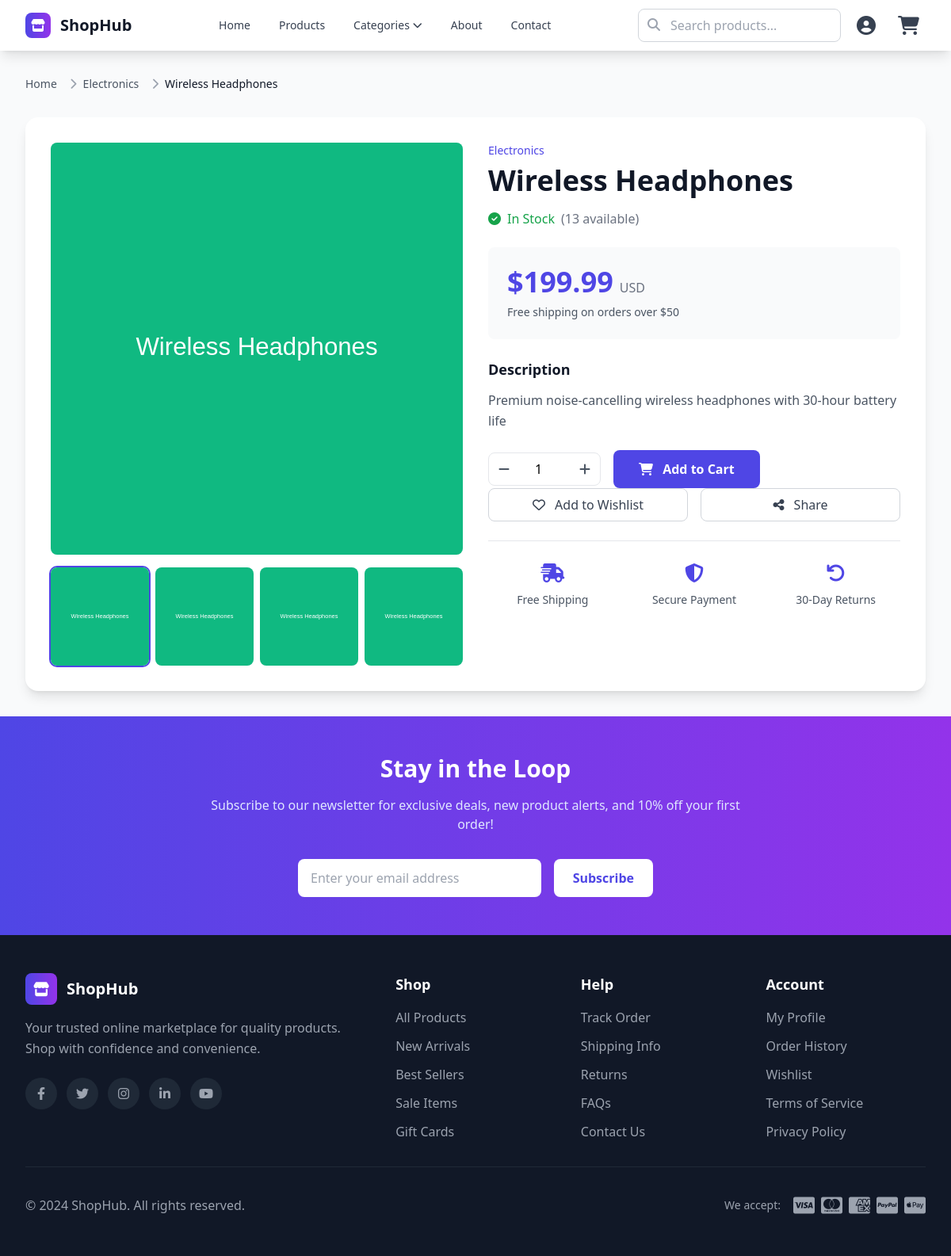
Page /product/wireless-headphones/ on the committed database.
### store/models.py (models this page shows, shortened)
class Product(models.Model):
    category = models.ForeignKey(Category, on_delete=models.CASCADE, related_name='products')
    name = models.CharField(max_length=200)
    slug = models.SlugField(max_length=200, unique=True)
    description = models.TextField()
    price = models.DecimalField(max_digits=10, decimal_places=2)
    image = models.ImageField(upload_to='products/', blank=True, null=True)
    stock = models.PositiveIntegerField(default=0)
    available = models.BooleanField(default=True)
    created_at = models.DateTimeField(auto_now_add=True)
    updated_at = models.DateTimeField(auto_now=True)
    class Meta:
        ordering = ['-created_at']

class Category(models.Model):
    name = models.CharField(max_length=100, unique=True)
    slug = models.SlugField(max_length=100, unique=True)
    description = models.TextField(blank=True)
    created_at = models.DateTimeField(auto_now_add=True)
    updated_at = models.DateTimeField(auto_now=True)
    class Meta:
        verbose_name_plural = "Categories"
        ordering = ['name']

### store/views.py (the view)
# urls.py: path('product/<slug:product_slug>/', views.product_detail, name='product_detail'),
def product_detail(request, product_slug):
    product = get_object_or_404(Product, slug=product_slug, available=True)
    related_products = Product.objects.filter(
        category=product.category,
        available=True
    ).exclude(id=product.id)[:4]
    context = {
        'product': product,
        'related_products': related_products,
    }
    return render(request, 'store/product_detail.html', context)

### store/context_processors.py (called while the page is built)
def cart_count(request):
    cart = request.session.get('cart', {})
    if not isinstance(cart, dict):
        cart = {}
    cart_count = 0
    for item in cart.values():
        cart_count += item.get('quantity', 0)
    return {'cart_count': cart_count}

### templates/store/product_detail.html (shortened to what this page needs)
{% extends "base.html" %}
{% block content %}
<nav class="mb-8">
    <ol class="flex items-center space-x-2 text-sm text-gray-600">
        <li><a href="{% url 'store:home' %}" class="hover:text-indigo-600 transition-colors">Home</a></li>
        <li class="flex items-center">
            <i class="fas fa-chevron-right mx-2 text-gray-400"></i>
            <a href="{% url 'store:category_products' product.category.slug %}" class="hover:text-indigo-600 transition-colors">
                {{ product.category.name }}
            </a>
        </li>
        <li class="flex items-center">
            <i class="fas fa-chevron-right mx-2 text-gray-400"></i>
            <span class="text-gray-900 font-medium">{{ product.name }}</span>
        </li>
    </ol>
</nav>
<div class="bg-white rounded-2xl shadow-lg overflow-hidden">
    <div class="grid grid-cols-1 lg:grid-cols-2 gap-8 p-8">
        <div class="space-y-4">
            <div class="aspect-square bg-gray-100 rounded-lg overflow-hidden">
                {% if product.image %}
                    <img src="{{ product.image.url }}"
                         alt="{{ product.name }}"
                         class="w-full h-full object-cover">
                {% else %}
                    <div class="w-full h-full flex items-center justify-center bg-gray-200">
                        <i class="fas fa-image text-gray-400 text-6xl"></i>
                    </div>
                {% endif %}
            </div>
            <div class="grid grid-cols-4 gap-2">
                <div class="aspect-square bg-gray-100 rounded-lg overflow-hidden cursor-pointer ring-2 ring-indigo-600">
                    {% if product.image %}
                        <img src="{{ product.image.url }}" alt="{{ product.name }}" class="w-full h-full object-cover">
                    {% else %}
                        <div class="w-full h-full flex items-center justify-center bg-gray-200">
                            <i class="fas fa-image text-gray-400 text-2xl"></i>
                        </div>
                    {% endif %}
                </div>
                <div class="aspect-square bg-gray-100 rounded-lg overflow-hidden cursor-pointer hover:ring-2 hover:ring-indigo-600">
                    {% if product.image %}
                        <img src="{{ product.image.url }}" alt="{{ product.name }}" class="w-full h-full object-cover">
                    {% else %}
                        <div class="w-full h-full flex items-center justify-center bg-gray-200">
                            <i class="fas fa-image text-gray-400 text-2xl"></i>
                        </div>
                    {% endif %}
                </div>
                <div class="aspect-square bg-gray-100 rounded-lg overflow-hidden cursor-pointer hover:ring-2 hover:ring-indigo-600">
                    {% if product.image %}
                        <img src="{{ product.image.url }}" alt="{{ product.name }}" class="w-full h-full object-cover">
                    {% else %}
                        <div class="w-full h-full flex items-center justify-center bg-gray-200">
                            <i class="fas fa-image text-gray-400 text-2xl"></i>
                        </div>
                    {% endif %}
                </div>
                <div class="aspect-square bg-gray-100 rounded-lg overflow-hidden cursor-pointer hover:ring-2 hover:ring-indigo-600">
                    {% if product.image %}
                        <img src="{{ product.image.url }}" alt="{{ product.name }}" class="w-full h-full object-cover">
                    {% else %}
                        <div class="w-full h-full flex items-center justify-center bg-gray-200">
                            <i class="fas fa-image text-gray-400 text-2xl"></i>
                        </div>
                    {% endif %}
                </div>
            </div>
        </div>
        <div class="space-y-6">
            <div>
                <div class="text-sm text-indigo-600 font-medium mb-2">
                    {{ product.category.name }}
                </div>
                <h1 class="text-3xl lg:text-4xl font-bold text-gray-900 mb-4">
                    {{ product.name }}
                </h1>
                <div class="flex items-center space-x-4 mb-4">
                    {% if product.available %}
                        {% if product.stock > 0 %}
                            <div class="flex items-center text-green-600">
                                <i class="fas fa-check-circle mr-2"></i>
                                <span class="font-medium">In Stock</span>
                                <span class="text-gray-500 ml-2">({{ product.stock }} available)</span>
                            </div>
                        {% else %}
                            <div class="flex items-center text-orange-600">
                                <i class="fas fa-clock mr-2"></i>
                                <span class="font-medium">Made to Order</span>
                            </div>
                        {% endif %}
                    {% else %}
                        <div class="flex items-center text-red-600">
                            <i class="fas fa-times-circle mr-2"></i>
                            <span class="font-medium">Out of Stock</span>
                        </div>
                    {% endif %}
                </div>
            </div>
            <div class="bg-gray-50 rounded-lg p-6">
                <div class="flex items-baseline space-x-2">
                    <span class="text-4xl font-bold text-indigo-600">${{ product.price }}</span>
                    <span class="text-gray-500">USD</span>
                </div>
                <div class="mt-2 text-sm text-gray-600">
                    Free shipping on orders over $50
                </div>
            </div>
            <div>
                <h3 class="text-lg font-semibold text-gray-900 mb-3">Description</h3>
                <div class="text-gray-600 leading-relaxed">
                    {{ product.description|linebreaks }}
                </div>
            </div>
            <div>
                {% if product.available and product.stock > 0 %}
                    <form action="{% url 'store:add_to_cart' product.slug %}" method="post" class="space-y-4">
                        <div class="flex items-center space-x-4">
                            <div class="flex items-center border rounded-lg">
                                <button type="button" class="px-3 py-2 text-gray-600 hover:bg-gray-100" onclick="this.parentNode.querySelector('input').stepDown()">
                                    <i class="fas fa-minus"></i>
                                </button>
                                <input type="number" name="quantity" value="1" min="1" max="{{ product.stock }}"
                                       class="w-16 text-center border-0 focus:ring-0">
                                <button type="button" class="px-3 py-2 text-gray-600 hover:bg-gray-100" onclick="this.parentNode.querySelector('input').stepUp()">
                                    <i class="fas fa-plus"></i>
                                </button>
                            </div>
                            <button type="submit" class="bg-indigo-600 text-white py-3 px-8 rounded-lg font-semibold hover:bg-indigo-700 transition-colors">
                                <i class="fas fa-shopping-cart mr-2"></i> Add to Cart
                            </button>
                        </div>
                    </form>
                {% endif %}
                <div class="flex space-x-4">
                    <button onclick="toggleWishlist({{ product.id }})" id="wishlist-btn-{{ product.id }}"
                            class="flex-1 border border-gray-300 text-gray-700 py-2 px-4 rounded-lg hover:bg-gray-50 transition-colors">
                        <i class="far fa-heart mr-2"></i>
                        <span id="wishlist-text-{{ product.id }}">Add to Wishlist</span>
                    </button>
                    <button onclick="shareProduct('{{ product.slug }}')"
                            class="flex-1 border border-gray-300 text-gray-700 py-2 px-4 rounded-lg hover:bg-gray-50 transition-colors">
                        <i class="fas fa-share-alt mr-2"></i>
                        Share
                    </button>
                </div>
            </div>
            <div class="border-t border-gray-200 pt-6">
                <div class="grid grid-cols-1 sm:grid-cols-3 gap-4 text-center">
                    <div class="flex flex-col items-center">
                        <i class="fas fa-shipping-fast text-indigo-600 text-2xl mb-2"></i>
                        <span class="text-sm text-gray-600">Free Shipping</span>
                    </div>
                    <div class="flex flex-col items-center">
                        <i class="fas fa-shield-alt text-indigo-600 text-2xl mb-2"></i>
                        <span class="text-sm text-gray-600">Secure Payment</span>
                    </div>
                    <div class="flex flex-col items-center">
                        <i class="fas fa-undo text-indigo-600 text-2xl mb-2"></i>
                        <span class="text-sm text-gray-600">30-Day Returns</span>
                    </div>
                </div>
            </div>
        </div>
    </div>
</div>
{% endblock %}

### templates/base.html (style rules this page uses)
html { scroll-behavior: smooth; }

### rows in the picture
Product: category.name "Electronics", name "Wireless Headphones", image (picture), stock "13", price "199.99", description "Premium noise-cancelling wireless headphones with 30-hour battery life"
